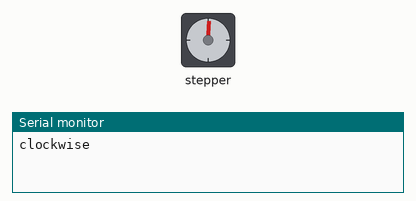
Recording of a sketch running on a simulated Arduino Uno, built with avr-gcc and run on an emulated ATmega328P. Shown: stepper motor, the last lines printed to the serial monitor. Stepper angles assume 90 steps per turn.

Above: at 0.05 s.
At 1.0 s:
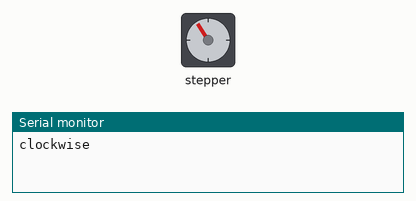
At 1.7 s:
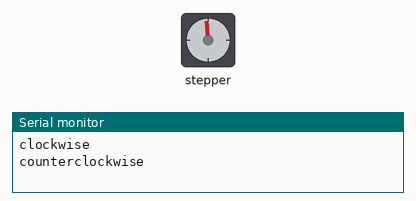
At 2.45 s:
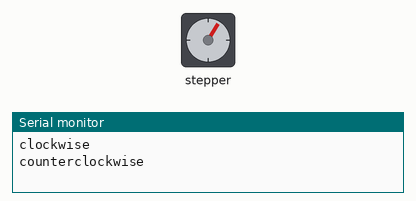
Timing chart, 0 to 7.0 s (numbered marks = the images above):
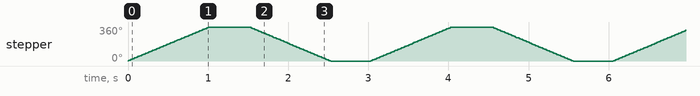

Measured:
- by itself, stepper: turns 360° clockwise in 1.0 s, then 360° counter-clockwise in 1.0 s, repeating every 3.0 s

The sketch:

stepperMotor.ino
```cpp
/* Stepper Motor controlled using uno and a driving ic */

#include <Stepper.h>
const int stepsPerRevolution = 90;  //4 degree rotation in each step can be changed accroding to need

Stepper myStepper(stepsPerRevolution, 8, 9, 10, 11);
// initialize the stepper library on pins 8 through 11 of arduino uno

void setup() {
   myStepper.setSpeed(60);  // set the speed at 60 rpm
   Serial.begin(9600);
}

void loop() {
   Serial.println("clockwise"); // step one revolution in clockwise direction
   myStepper.step(stepsPerRevolution);
   delay(500);
   Serial.println("counterclockwise");  // step one revolution in anticlockwise direction
   myStepper.step(-stepsPerRevolution); //negating to reverse direction
   delay(500);
}
```
